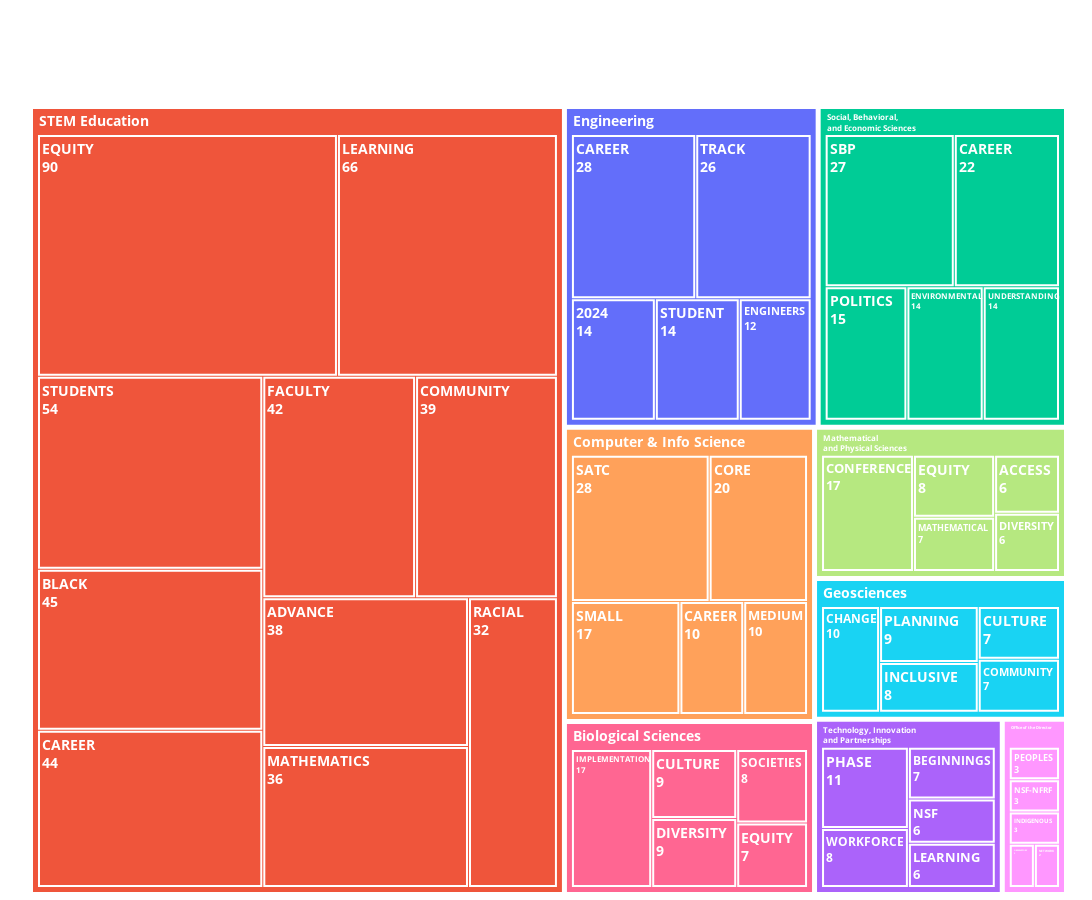

Notebook cell for this chart:
### Code cell
fig = px.treemap(
    counts,
    path=["directorate_wrapped", "wrapped_label"],
    values="count",
    color="directorate",   # <<< use plain name for color consistency
    color_discrete_map=directorate_color_map,
    title="<b>Most Common Terminated Grant Title Words per NSF Directorate</b>"
)

fig.update_traces(
    texttemplate="<b>%{label}<br>%{value}</b>",
    textinfo="label+value",
    textfont_size=14
)

# directorates
fig.update_traces(selector=dict(level=0), textfont_size=20)
# tokens
fig.update_traces(selector=dict(level=1), textfont_size=14)

# borders + text color
fig.update_traces(
    marker=dict(line=dict(width=2, color="white")),
    textfont=dict(color="white")
)

# custom tooltip
fig.update_traces(
    hovertemplate="<b>%{label}</b>: %{value} counts<extra></extra>"
)

fig.update_layout(
    width=1550,
    height=900,
    title_font=dict(size=32, family="Arial", color="white"),
    title={'x':0.5, 'xanchor': 'center'},
    paper_bgcolor="rgba(0,0,0,0)",
    plot_bgcolor="rgba(0,0,0,0)",
    font=dict(color='white'),
    margin=dict(t=80, l=25, r=20, b=0),
)


fig.show()
fig.write_html("project3/fig_2.html")

### Figure 1 — Plotly figure (JSON) as saved in the notebook; plotly's stock layout.template omitted (floating-point values rounded to 4 significant figures)
{"data": [{"branchvalues": "total", "customdata": [["Biological Sciences"], ["Biological Sciences"], ["Biological Sciences"], ["Biological Sciences"], ["Biological Sciences"], ["Biological Sciences"], ["Computer & Info Science"], ["Computer & Info Science"], ["Computer & Info Science"], ["Computer & Info Science"], ["Computer & Info Science"], ["Computer & Info Science"], ["Engineering"], ["Engineering"], ["Engineering"], ["Engineering"], ["Engineering"], ["Engineering"], ["Geosciences"], ["Geosciences"], ["Geosciences"], ["Geosciences"], ["Geosciences"], ["Geosciences"], ["Mathematical and Physical Sciences"], ["Mathematical and Physical Sciences"], ["Mathematical and Physical Sciences"], ["Mathematical and Physical Sciences"], ["Mathematical and Physical Sciences"], ["Mathematical and Physical Sciences"], ["Office of the Director"], ["Office of the Director"], ["Office of the Director"], ["Office of the Director"], ["Office of the Director"], ["Office of the Director"], ["STEM Education"], ["STEM Education"], ["STEM Education"], ["STEM Education"], ["STEM Education"], ["STEM Education"], ["STEM Education"], ["STEM Education"], ["STEM Education"], ["STEM Education"], ["STEM Education"], ["Social, Behavioral, and Economic Sciences"], ["Social, Behavioral, and Economic Sciences"], ["Social, Behavioral, and Economic Sciences"], ["Social, Behavioral, and Economic Sciences"], ["Social, Behavioral, and Economic Sciences"], ["Social, Behavioral, and Economic Sciences"], ["Technology, Innovation, and Partnerships"], ["Technology, Innovation, and Partnerships"], ["Technology, Innovation, and Partnerships"], ["Technology, Innovation, and Partnerships"], ["Technology, Innovation, and Partnerships"], ["Technology, Innovation, and Partnerships"]], "domain": {"x": [0, 1], "y": [0, 1]}, "hovertemplate": "<b>%{label}</b>: %{value} counts<extra></extra>", "ids": ["<b>Biological Sciences</b>/<span style='hyphens:auto; word-wrap:break-word;'>CULTURE</span>", "<b>Biological Sciences</b>/<span style='hyphens:auto; word-wrap:break-word;'>SOCIETIES</span>", "<b>Biological Sciences</b>/<span style='hyphens:auto; word-wrap:break-word;'>IMPLEMENTATION</span>", "<b>Biological Sciences</b>", "<b>Biological Sciences</b>/<span style='hyphens:auto; word-wrap:break-word;'>DIVERSITY</span>", "<b>Biological Sciences</b>/<span style='hyphens:auto; word-wrap:break-word;'>EQUITY</span>", "<b>Computer & Info Science</b>/<span style='hyphens:auto; word-wrap:break-word;'>CAREER</span>", "<b>Computer & Info Science</b>/<span style='hyphens:auto; word-wrap:break-word;'>CORE</span>", "<b>Computer & Info Science</b>/<span style='hyphens:auto; word-wrap:break-word;'>MEDIUM</span>", "<b>Computer & Info Science</b>/<span style='hyphens:auto; word-wrap:break-word;'>SATC</span>", "<b>Computer & Info Science</b>/<span style='hyphens:auto; word-wrap:break-word;'>SMALL</span>", "<b>Computer & Info Science</b>", "<b>Engineering</b>/<span style='hyphens:auto; word-wrap:break-word;'>2024</span>", "<b>Engineering</b>/<span style='hyphens:auto; word-wrap:break-word;'>CAREER</span>", "<b>Engineering</b>/<span style='hyphens:auto; word-wrap:break-word;'>ENGINEERS</span>", "<b>Engineering</b>/<span style='hyphens:auto; word-wrap:break-word;'>STUDENT</span>", "<b>Engineering</b>/<span style='hyphens:auto; word-wrap:break-word;'>TRACK</span>", "<b>Engineering</b>", "<b>Geosciences</b>", "<b>Geosciences</b>/<span style='hyphens:auto; word-wrap:break-word;'>CULTURE</span>", "<b>Geosciences</b>/<span style='hyphens:auto; word-wrap:break-word;'>INCLUSIVE</span>", "<b>Geosciences</b>/<span style='hyphens:auto; word-wrap:break-word;'>COMMUNITY</span>", "<b>Geosciences</b>/<span style='hyphens:auto; word-wrap:break-word;'>PLANNING</span>", "<b>Geosciences</b>/<span style='hyphens:auto; word-wrap:break-word;'>CHANGE</span>", "<b>Mathematical<br>and Physical Sciences</b>/<span style='hyphens:auto; word-wrap:break-word;'>ACCESS</span>", "<b>Mathematical<br>and Physical Sciences</b>/<span style='hyphens:auto; word-wrap:break-word;'>CONFERENCE</span>", "<b>Mathematical<br>and Physical Sciences</b>/<span style='hyphens:auto; word-wrap:break-word;'>DIVERSITY</span>", "<b>Mathematical<br>and Physical Sciences</b>/<span style='hyphens:auto; word-wrap:break-word;'>EQUITY</span>", "<b>Mathematical<br>and Physical Sciences</b>/<span style='hyphens:auto; word-wrap:break-word;'>MATHEMATICAL</span>", "<b>Mathematical<br>and Physical Sciences</b>", "<b>Office of the Director</b>", "<b>Office of the Director</b>/<span style='hyphens:auto; word-wrap:break-word;'>PEOPLES</span>", "<b>Office of the Director</b>/<span style='hyphens:auto; word-wrap:break-word;'>OBSERVATORY</span>", "<b>Office of the Director</b>/<span style='hyphens:auto; word-wrap:break-word;'>NSF-NFRF</span>", "<b>Office of the Director</b>/<span style='hyphens:auto; word-wrap:break-word;'>NETWORK</span>", "<b>Office of the Director</b>/<span style='hyphens:auto; word-wrap:break-word;'>INDIGENOUS</span>", "<b>STEM Education</b>/<span style='hyphens:auto; word-wrap:break-word;'>ADVANCE</span>", "<b>STEM Education</b>", "<b>STEM Education</b>/<span style='hyphens:auto; word-wrap:break-word;'>BLACK</span>", "<b>STEM Education</b>/<span style='hyphens:auto; word-wrap:break-word;'>CAREER</span>", "<b>STEM Education</b>/<span style='hyphens:auto; word-wrap:break-word;'>RACIAL</span>", "<b>STEM Education</b>/<span style='hyphens:auto; word-wrap:break-word;'>MATHEMATICS</span>", "<b>STEM Education</b>/<span style='hyphens:auto; word-wrap:break-word;'>LEARNING</span>", "<b>STEM Education</b>/<span style='hyphens:auto; word-wrap:break-word;'>FACULTY</span>", "<b>STEM Education</b>/<span style='hyphens:auto; word-wrap:break-word;'>EQUITY</span>", "<b>STEM Education</b>/<span style='hyphens:auto; word-wrap:break-word;'>COMMUNITY</span>", "<b>STEM Education</b>/<span style='hyphens:auto; word-wrap:break-word;'>STUDENTS</span>", "<b>Social, Behavioral,<br>and Economic Sciences</b>/<span style='hyphens:auto; word-wrap:break-word;'>CAREER</span>", "<b>Social, Behavioral,<br>and Economic Sciences</b>/<span style='hyphens:auto; word-wrap:break-word;'>ENVIRONMENTAL</span>", "<b>Social, Behavioral,<br>and Economic Sciences</b>", "<b>Social, Behavioral,<br>and Economic Sciences</b>/<span style='hyphens:auto; word-wrap:break-word;'>SBP</span>", "<b>Social, Behavioral,<br>and Economic Sciences</b>/<span style='hyphens:auto; word-wrap:break-word;'>UNDERSTANDING</span>", "<b>Social, Behavioral,<br>and Economic Sciences</b>/<span style='hyphens:auto; word-wrap:break-word;'>POLITICS</span>", "<b>Technology, Innovation<br>and Partnerships</b>/<span style='hyphens:auto; word-wrap:break-word;'>BEGINNINGS</span>", "<b>Technology, Innovation<br>and Partnerships</b>/<span style='hyphens:auto; word-wrap:break-word;'>PHASE</span>", "<b>Technology, Innovation<br>and Partnerships</b>/<span style='hyphens:auto; word-wrap:break-word;'>NSF</span>", "<b>Technology, Innovation<br>and Partnerships</b>/<span style='hyphens:auto; word-wrap:break-word;'>LEARNING</span>", "<b>Technology, Innovation<br>and Partnerships</b>/<span style='hyphens:auto; word-wrap:break-word;'>WORKFORCE</span>", "<b>Technology, Innovation<br>and Partnerships</b>"], "labels": ["<span style='hyphens:auto; word-wrap:break-word;'>CULTURE</span>", "<span style='hyphens:auto; word-wrap:break-word;'>SOCIETIES</span>", "<span style='hyphens:auto; word-wrap:break-word;'>IMPLEMENTATION</span>", "<b>Biological Sciences</b>", "<span style='hyphens:auto; word-wrap:break-word;'>DIVERSITY</span>", "<span style='hyphens:auto; word-wrap:break-word;'>EQUITY</span>", "<span style='hyphens:auto; word-wrap:break-word;'>CAREER</span>", "<span style='hyphens:auto; word-wrap:break-word;'>CORE</span>", "<span style='hyphens:auto; word-wrap:break-word;'>MEDIUM</span>", "<span style='hyphens:auto; word-wrap:break-word;'>SATC</span>", "<span style='hyphens:auto; word-wrap:break-word;'>SMALL</span>", "<b>Computer & Info Science</b>", "<span style='hyphens:auto; word-wrap:break-word;'>2024</span>", "<span style='hyphens:auto; word-wrap:break-word;'>CAREER</span>", "<span style='hyphens:auto; word-wrap:break-word;'>ENGINEERS</span>", "<span style='hyphens:auto; word-wrap:break-word;'>STUDENT</span>", "<span style='hyphens:auto; word-wrap:break-word;'>TRACK</span>", "<b>Engineering</b>", "<b>Geosciences</b>", "<span style='hyphens:auto; word-wrap:break-word;'>CULTURE</span>", "<span style='hyphens:auto; word-wrap:break-word;'>INCLUSIVE</span>", "<span style='hyphens:auto; word-wrap:break-word;'>COMMUNITY</span>", "<span style='hyphens:auto; word-wrap:break-word;'>PLANNING</span>", "<span style='hyphens:auto; word-wrap:break-word;'>CHANGE</span>", "<span style='hyphens:auto; word-wrap:break-word;'>ACCESS</span>", "<span style='hyphens:auto; word-wrap:break-word;'>CONFERENCE</span>", "<span style='hyphens:auto; word-wrap:break-word;'>DIVERSITY</span>", "<span style='hyphens:auto; word-wrap:break-word;'>EQUITY</span>", "<span style='hyphens:auto; word-wrap:break-word;'>MATHEMATICAL</span>", "<b>Mathematical<br>and Physical Sciences</b>", "<b>Office of the Director</b>", "<span style='hyphens:auto; word-wrap:break-word;'>PEOPLES</span>", "<span style='hyphens:auto; word-wrap:break-word;'>OBSERVATORY</span>", "<span style='hyphens:auto; word-wrap:break-word;'>NSF-NFRF</span>", "<span style='hyphens:auto; word-wrap:break-word;'>NETWORK</span>", "<span style='hyphens:auto; word-wrap:break-word;'>INDIGENOUS</span>", "<span style='hyphens:auto; word-wrap:break-word;'>ADVANCE</span>", "<b>STEM Education</b>", "<span style='hyphens:auto; word-wrap:break-word;'>BLACK</span>", "<span style='hyphens:auto; word-wrap:break-word;'>CAREER</span>", "<span style='hyphens:auto; word-wrap:break-word;'>RACIAL</span>", "<span style='hyphens:auto; word-wrap:break-word;'>MATHEMATICS</span>", "<span style='hyphens:auto; word-wrap:break-word;'>LEARNING</span>", "<span style='hyphens:auto; word-wrap:break-word;'>FACULTY</span>", "<span style='hyphens:auto; word-wrap:break-word;'>EQUITY</span>", "<span style='hyphens:auto; word-wrap:break-word;'>COMMUNITY</span>", "<span style='hyphens:auto; word-wrap:break-word;'>STUDENTS</span>", "<span style='hyphens:auto; word-wrap:break-word;'>CAREER</span>", "<span style='hyphens:auto; word-wrap:break-word;'>ENVIRONMENTAL</span>", "<b>Social, Behavioral,<br>and Economic Sciences</b>", "<span style='hyphens:auto; word-wrap:break-word;'>SBP</span>", "<span style='hyphens:auto; word-wrap:break-word;'>UNDERSTANDING</span>", "<span style='hyphens:auto; word-wrap:break-word;'>POLITICS</span>", "<span style='hyphens:auto; word-wrap:break-word;'>BEGINNINGS</span>", "<span style='hyphens:auto; word-wrap:break-word;'>PHASE</span>", "<span style='hyphens:auto; word-wrap:break-word;'>NSF</span>", "<span style='hyphens:auto; word-wrap:break-word;'>LEARNING</span>", "<span style='hyphens:auto; word-wrap:break-word;'>WORKFORCE</span>", "<b>Technology, Innovation<br>and Partnerships</b>"], "marker": {"colors": ["#FF6692", "#FF6692", "#FF6692", "#FF6692", "#FF6692", "#FF6692", "#FFA15A", "#FFA15A", "#FFA15A", "#FFA15A", "#FFA15A", "#FFA15A", "#636EFA", "#636EFA", "#636EFA", "#636EFA", "#636EFA", "#636EFA", "#19D3F3", "#19D3F3", "#19D3F3", "#19D3F3", "#19D3F3", "#19D3F3", "#B6E880", "#B6E880", "#B6E880", "#B6E880", "#B6E880", "#B6E880", "#FF97FF", "#FF97FF", "#FF97FF", "#FF97FF", "#FF97FF", "#FF97FF", "#EF553B", "#EF553B", "#EF553B", "#EF553B", "#EF553B", "#EF553B", "#EF553B", "#EF553B", "#EF553B", "#EF553B", "#EF553B", "#00CC96", "#00CC96", "#00CC96", "#00CC96", "#00CC96", "#00CC96", "#AB63FA", "#AB63FA", "#AB63FA", "#AB63FA", "#AB63FA", "#AB63FA"], "line": {"color": "white", "width": 2}}, "name": "", "parents": ["<b>Biological Sciences</b>", "<b>Biological Sciences</b>", "<b>Biological Sciences</b>", "", "<b>Biological Sciences</b>", "<b>Biological Sciences</b>", "<b>Computer & Info Science</b>", "<b>Computer & Info Science</b>", "<b>Computer & Info Science</b>", "<b>Computer & Info Science</b>", "<b>Computer & Info Science</b>", "", "<b>Engineering</b>", "<b>Engineering</b>", "<b>Engineering</b>", "<b>Engineering</b>", "<b>Engineering</b>", "", "", "<b>Geosciences</b>", "<b>Geosciences</b>", "<b>Geosciences</b>", "<b>Geosciences</b>", "<b>Geosciences</b>", "<b>Mathematical<br>and Physical Sciences</b>", "<b>Mathematical<br>and Physical Sciences</b>", "<b>Mathematical<br>and Physical Sciences</b>", "<b>Mathematical<br>and Physical Sciences</b>", "<b>Mathematical<br>and Physical Sciences</b>", "", "", "<b>Office of the Director</b>", "<b>Office of the Director</b>", "<b>Office of the Director</b>", "<b>Office of the Director</b>", "<b>Office of the Director</b>", "<b>STEM Education</b>", "", "<b>STEM Education</b>", "<b>STEM Education</b>", "<b>STEM Education</b>", "<b>STEM Education</b>", "<b>STEM Education</b>", "<b>STEM Education</b>", "<b>STEM Education</b>", "<b>STEM Education</b>", "<b>STEM Education</b>", "<b>Social, Behavioral,<br>and Economic Sciences</b>", "<b>Social, Behavioral,<br>and Economic Sciences</b>", "", "<b>Social, Behavioral,<br>and Economic Sciences</b>", "<b>Social, Behavioral,<br>and Economic Sciences</b>", "<b>Social, Behavioral,<br>and Economic Sciences</b>", "<b>Technology, Innovation<br>and Partnerships</b>", "<b>Technology, Innovation<br>and Partnerships</b>", "<b>Technology, Innovation<br>and Partnerships</b>", "<b>Technology, Innovation<br>and Partnerships</b>", "<b>Technology, Innovation<br>and Partnerships</b>", ""], "textfont": {"color": "white", "size": 14}, "textinfo": "label+value", "texttemplate": "<b>%{label}<br>%{value}</b>", "type": "treemap", "values": [9.0, 8.0, 17.0, 50.0, 9.0, 7.0, 10.0, 20.0, 10.0, 28.0, 17.0, 85.0, 14.0, 28.0, 12.0, 14.0, 26.0, 94.0, 41.0, 7.0, 8.0, 7.0, 9.0, 10.0, 6.0, 17.0, 6.0, 8.0, 7.0, 44.0, 13.0, 3.0, 2.0, 3.0, 2.0, 3.0, 38.0, 486.0, 45.0, 44.0, 32.0, 36.0, 66.0, 42.0, 90.0, 39.0, 54.0, 22.0, 14.0, 92.0, 27.0, 14.0, 15.0, 7.0, 11.0, 6.0, 6.0, 8.0, 38.0]}], "layout": {"font": {"color": "white"}, "height": 900, "legend": {"tracegroupgap": 0}, "margin": {"b": 0, "l": 25, "r": 20, "t": 80}, "paper_bgcolor": "rgba(0,0,0,0)", "plot_bgcolor": "rgba(0,0,0,0)", "title": {"font": {"color": "white", "family": "Arial", "size": 32}, "text": "<b>Most Common Terminated Grant Title Words per NSF Directorate</b>", "x": 0.5, "xanchor": "center"}, "width": 1550}}
